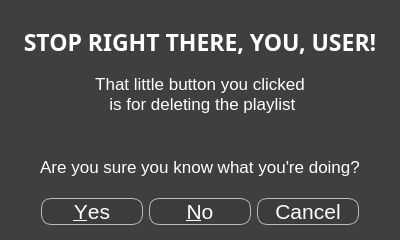
<?xml version="1.0" encoding="UTF-8"?>
<ui version="4.0">
 <class>dialog_delete</class>
 <widget class="QDialog" name="dialog_delete">
  <property name="geometry">
   <rect>
    <x>0</x>
    <y>0</y>
    <width>400</width>
    <height>240</height>
   </rect>
  </property>
  <property name="minimumSize">
   <size>
    <width>400</width>
    <height>240</height>
   </size>
  </property>
  <property name="maximumSize">
   <size>
    <width>400</width>
    <height>240</height>
   </size>
  </property>
  <property name="font">
   <font>
    <family>Century Gothic</family>
   </font>
  </property>
  <property name="windowTitle">
   <string>Dialog</string>
  </property>
  <property name="styleSheet">
   <string notr="true">color: rgb(255, 255, 255);
                selection-background-color: rgb(188, 188, 188);
                selection-color: rgb(0, 0, 0);
                border-color: rgb(15, 15, 15);
                background-color: rgb(63, 63, 63);
                alternate-background-color: rgb(188, 188, 188);
            </string>
  </property>
  <layout class="QVBoxLayout" name="verticalLayout">
   <property name="spacing">
    <number>0</number>
   </property>
   <property name="leftMargin">
    <number>0</number>
   </property>
   <property name="topMargin">
    <number>10</number>
   </property>
   <property name="rightMargin">
    <number>0</number>
   </property>
   <property name="bottomMargin">
    <number>15</number>
   </property>
   <item>
    <widget class="QLabel" name="label">
     <property name="minimumSize">
      <size>
       <width>0</width>
       <height>0</height>
      </size>
     </property>
     <property name="maximumSize">
      <size>
       <width>16777215</width>
       <height>16777215</height>
      </size>
     </property>
     <property name="font">
      <font>
       <family>Century Gothic</family>
       <pointsize>17</pointsize>
       <weight>75</weight>
       <bold>true</bold>
      </font>
     </property>
     <property name="text">
      <string>STOP RIGHT THERE, YOU, USER!</string>
     </property>
     <property name="alignment">
      <set>Qt::AlignCenter</set>
     </property>
    </widget>
   </item>
   <item>
    <widget class="QLabel" name="label_2">
     <property name="font">
      <font>
       <pointsize>13</pointsize>
      </font>
     </property>
     <property name="text">
      <string>That little button you clicked
 is for deleting the playlist
                        </string>
     </property>
     <property name="alignment">
      <set>Qt::AlignCenter</set>
     </property>
    </widget>
   </item>
   <item>
    <widget class="QLabel" name="label_3">
     <property name="font">
      <font>
       <pointsize>13</pointsize>
      </font>
     </property>
     <property name="text">
      <string>Are you sure you know what you're doing?</string>
     </property>
     <property name="alignment">
      <set>Qt::AlignCenter</set>
     </property>
    </widget>
   </item>
   <item>
    <widget class="QDialogButtonBox" name="buttonBox">
     <property name="maximumSize">
      <size>
       <width>16777215</width>
       <height>16777215</height>
      </size>
     </property>
     <property name="styleSheet">
      <string notr="true">QPushButton {
                            background-color: rgb(60, 60, 60);
                            border: 1px solid rgb(188, 188, 188);
                            border-radius: 10%;
                            font-size: 16pt;
                            width: 100px;
                            }
                            QPushButton:hover{
                            background-color: rgb(188, 188, 188);
                            color: rgb(0, 0, 0);
                            }
                        </string>
     </property>
     <property name="orientation">
      <enum>Qt::Horizontal</enum>
     </property>
     <property name="standardButtons">
      <set>QDialogButtonBox::Cancel|QDialogButtonBox::No|QDialogButtonBox::Yes</set>
     </property>
     <property name="centerButtons">
      <bool>true</bool>
     </property>
    </widget>
   </item>
  </layout>
 </widget>
 <resources/>
 <connections>
  <connection>
   <sender>buttonBox</sender>
   <signal>accepted()</signal>
   <receiver>dialog_delete</receiver>
   <slot>accept()</slot>
   <hints>
    <hint type="sourcelabel">
     <x>248</x>
     <y>254</y>
    </hint>
    <hint type="destinationlabel">
     <x>157</x>
     <y>274</y>
    </hint>
   </hints>
  </connection>
  <connection>
   <sender>buttonBox</sender>
   <signal>rejected()</signal>
   <receiver>dialog_delete</receiver>
   <slot>reject()</slot>
   <hints>
    <hint type="sourcelabel">
     <x>316</x>
     <y>260</y>
    </hint>
    <hint type="destinationlabel">
     <x>286</x>
     <y>274</y>
    </hint>
   </hints>
  </connection>
 </connections>
</ui>
